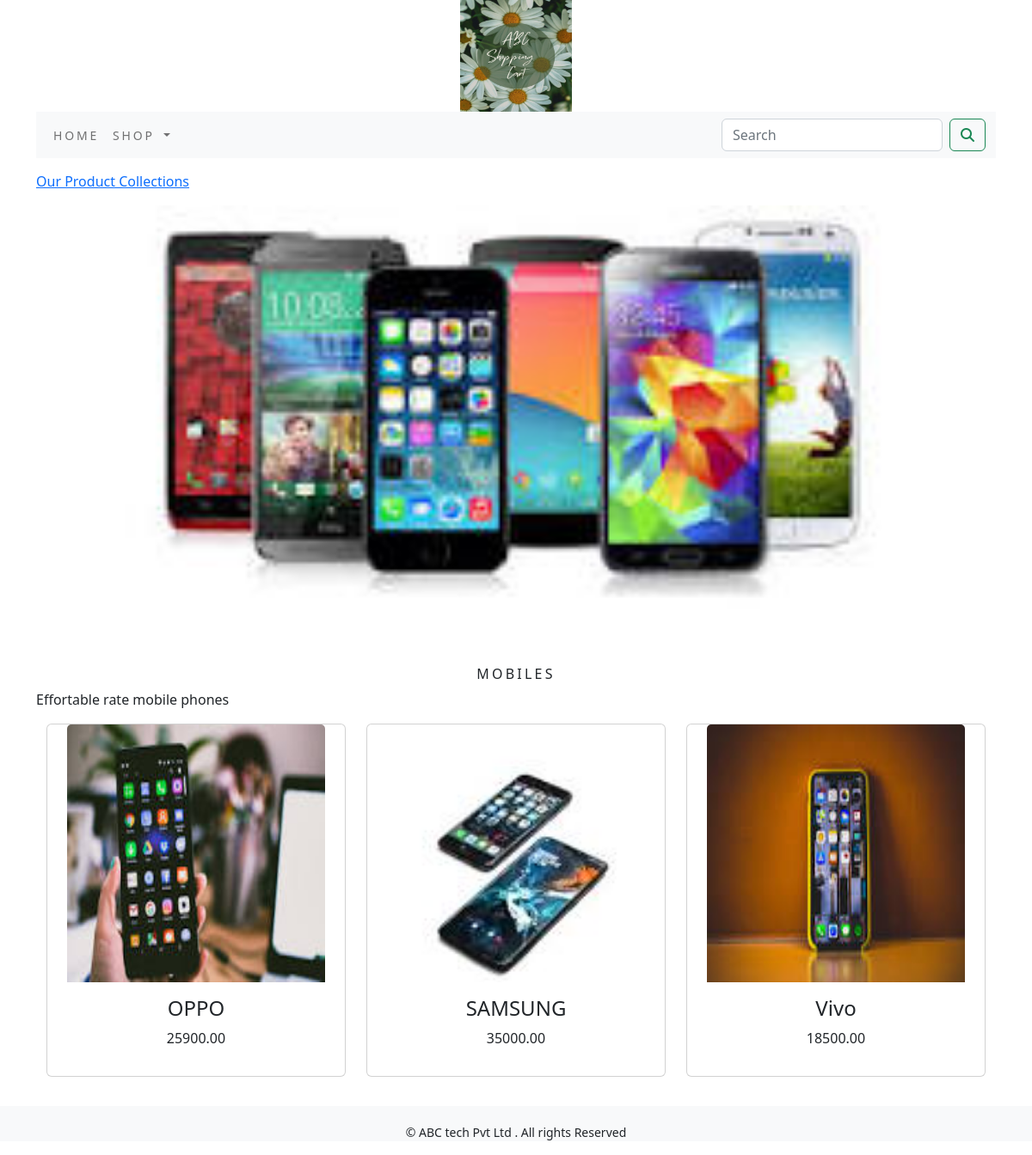
Screenshot of /shop/mobiles/ with the database file from the repository.
### shop/models.py (models this page shows, shortened)
class Category(models.Model):
    name=models.CharField(max_length=250,unique=True)
    slug=models.SlugField(max_length=250,unique=True)
    description=models.TextField(blank=True)
    image=models.ImageField(upload_to='category',blank=True)
    class Meta:
        ordering=('name',)
        verbose_name='category'
        verbose_name_plural='categories'
    def get_url(self):
        return reverse('shop:product_by_category',args=[self.slug])

class Product(models.Model):
    name=models.CharField(max_length=250,unique=True)
    slug=models.SlugField(max_length=250,unique=True)
    description=models.TextField(blank=True)
    price=models.DecimalField(max_digits=10,decimal_places=2)
    category=models.ForeignKey(Category,on_delete=models.CASCADE)
    image=models.ImageField(upload_to='product',blank=True)
    stock=models.IntegerField()
    available=models.BooleanField(default=True)
    created=models.DateTimeField(auto_now_add=True)
    updated=models.DateTimeField(auto_now_add=True)
    def get_url(self):
        return reverse('shop:prodCatdetail',args=[self.category.slug,self.slug])
    class Meta:
        ordering=('name',)
        verbose_name='product'
        verbose_name_plural='products'

### shop/views.py (the view)
# urls.py: path('', views.allProdCat, name='allProdCat'),
def allProdCat(request,c_slug=None):
    c_page=None
    products_list=None
    if c_slug!=None:
        c_page=get_object_or_404(Category,slug=c_slug)
        products_list=Product.objects.all().filter(category=c_page,available=True)
    else:
        products_list=Product.objects.all().filter(available=True)
    paginator=Paginator(products_list,6)
    try:
        page=int(request.GET.get('page','1'))
    except:
        page=1
    try:
        products=paginator.page(page)
    except (EmptyPage,InvalidPage):
        products=paginator.page(paginator.num_pages)
    return render(request,"category.html",{'category':c_page,'products':products})

### cart/context_processors.py (called while the page is built)
def counter(request):
    item_count=0
    if 'admin' in request.path:
        return {}
    else:
         try:
             cart=Cart.objects.filter(cart_id=_cart_id(request))
             cart_items=CartItem.objects.all().filter(cart=cart[:1])
             for cart_item in cart_items:
                 item_count += cart_item.quantity
         except Cart.DoesNotExist:
             item_count = 0
    return dict(item_count=item_count)

### cart/views.py (called while the page is built)
def _cart_id(request):
        cart=request.session.session_key
        if not cart:
           cart=request.session.create()
        return cart

### shop/context_processors.py (called while the page is built)
def menu_links(request):
    links=Category.objects.all()
    return dict(links=links)

### templates/category.html (shortened to what this page needs)
{% extends 'base.html' %}
{% load static %}
{% block content %}
   {% if category %}
   <div>
       <div class="row my_row_class">
           <div class="mx-auto">
           <p><a href = "{% url 'shop:allProdCat' %}" >Our Product Collections</a></p>
           </div>
       </div>
   </div>
   {% endif %}
<div class="mx_auto">
    {% if category %}
          <img class="my_image" src="{{category.image.url}}" alt="{{category.name}}">
</div>
   <br>
<div>
          <h1 class="text-center my_title">{{category.name}}</h1>
          <p class="text-justify">{{category.description}}</p>
</div>
     {% endif %}
<div class="container">
    <div class="row mx_auto">
         {% for product in products.object_list %}
        <div class="my_bottom_margin col-9 col-sm-12  col-md-4 col-lg-4">
            <div class="card text-center" style="min-width:18rem;">
                <a href="{{product.get_url}}"><img class="card-img-top my_image" src="{{product.image.url}}" style="width:300px; height:300px;" alt="{{product.name}}"></a>
              <div class="card-body">
                <h4>{{product.name}}</h4>
                <p>{{product.price}}</p>
              </div>
            </div>
        </div>
         {% endfor %}
    </div>
    <br>
</div>
{% endblock %}

### static/css/custom.css (style rules this page uses)
body { font-family:'Roboto Slab', serif; }
.my_row_class { padding-top:15px; }
.my_image { width:100%; height:auto; }
.my_title { font-size:16px; text-transform:uppercase; letter-spacing:.2em; }
.my_bottom_margin { margin-bottom:10px; }

### rows the page displays
Category: image (picture), name "MOBILES", description "Effortable rate mobile phones"
Product: image (picture), name "OPPO", price "25900.00"
Product: image (picture), name "SAMSUNG", price "35000.00"
Product: image (picture), name "Vivo", price "18500.00"
